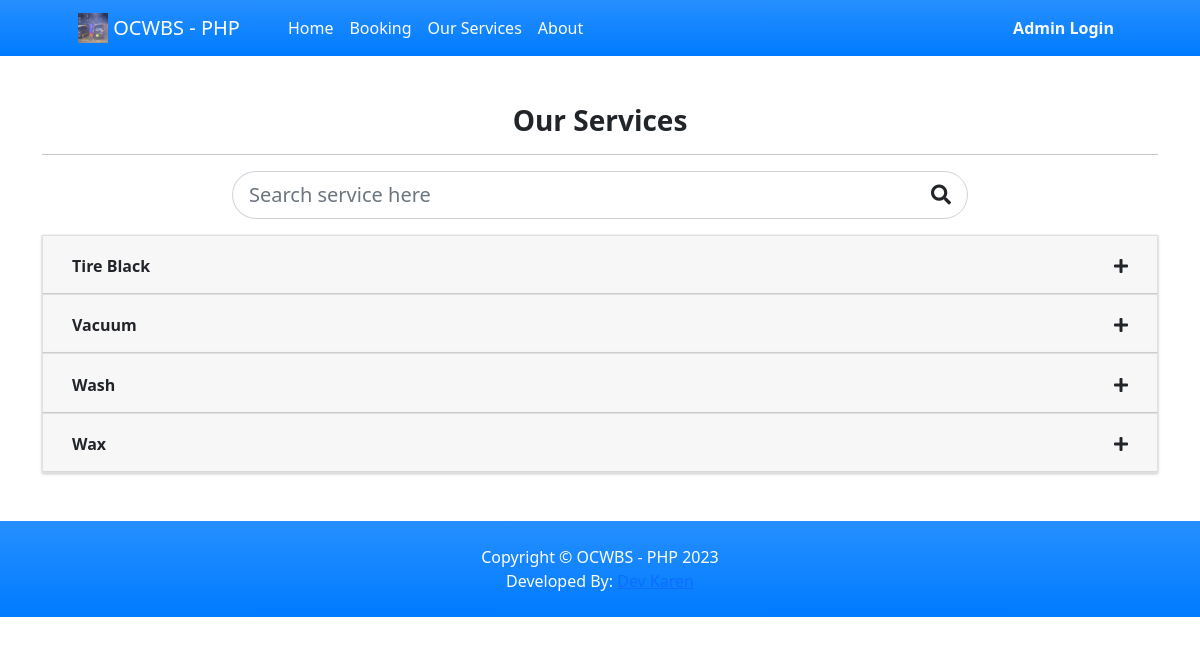
Before: /?p=services with the older database file.
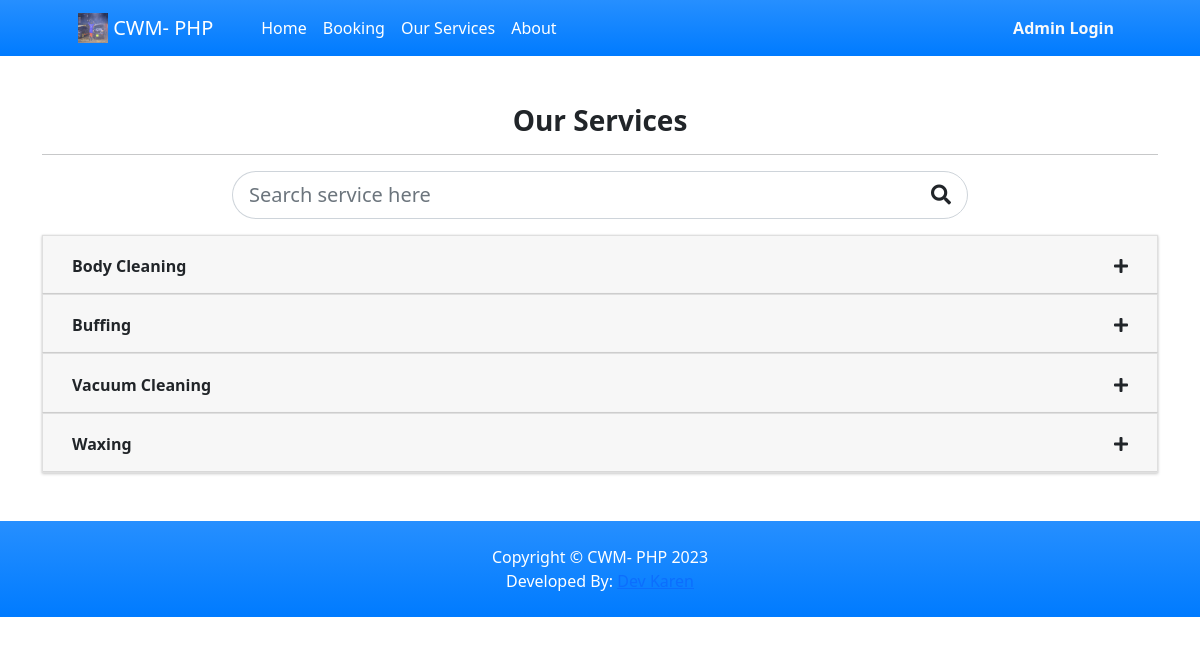
After: the same page with the newer database file.
### tables this page shows
CREATE TABLE `service_list` (
  `id` int(30) NOT NULL,
  `name` text NOT NULL,
  `description` text NOT NULL,
  `status` tinyint(4) NOT NULL DEFAULT 1,
  `delete_flag` tinyint(4) NOT NULL DEFAULT 0,
  `date_created` datetime NOT NULL DEFAULT current_timestamp(),
  `date_updated` datetime NOT NULL DEFAULT current_timestamp() ON UPDATE current_timestamp()
);

### classes/DBConnection.php (called while the page is built, shortened)
<?php
class DBConnection{
    private $host = DB_SERVER;
    private $username = DB_USERNAME;
    private $password = DB_PASSWORD;
    private $database = DB_NAME;
    public $conn;
    public function __construct(){
        if (!isset($this->conn)) {
            $this->conn = new mysqli($this->host, $this->username, $this->password, $this->database);
        }
    }
}
?>

### classes/SystemSettings.php (called while the page is built, shortened)
<?php
class SystemSettings extends DBConnection{
	function info($field=''){
		if(!empty($field)){
			if(isset($_SESSION['system_info'][$field]))
				return $_SESSION['system_info'][$field];
			else
				return false;
		}else{
			return false;
		}
	}
}
$_settings = new SystemSettings();
?>

### config.php (called while the page is built, shortened)
<?php
require_once('classes/DBConnection.php');
require_once('classes/SystemSettings.php');
function validate_image($file){
	if(!empty($file)){
        $ex = explode("?",$file);
        $file = $ex[0];
        $ts = isset($ex[1]) ? "?".$ex[1] : '';
		if(is_file(base_app.$file)){
			return base_url.$file.$ts;
		}else{
			return base_url.'dist/img/no-image-available.png';
		}
	}else{
		return base_url.'dist/img/no-image-available.png';
	}
}
?>

### services/index.php (the view, shortened to what this page needs)
<div class="section py-5">
    <div class="container">
        <h3 class="text-center"><b>Our Services</b></h3>
        <hr>
        <div class="row justify-content-center">
            <div class="col-lg-8 col-md-10 col-sm-12 col-sm-12 mb-3">
                <div class="input-group input-group-lg" id="search-field">
                    <input type="search" class="form-control form-control-lg  rounded-pill" aria-label="Search Service Field" id="search" placeholder="Search service here">
                    <div class="input-group-append">
                        <span class="input-group-text rounded-pill bg-transparent"><i class="fa fa-search"></i></span>
                    </div>
                </div>
            </div>
        </div>
        <div class="accordion" id="serviceAccordion">
            <?php
            $services = $conn->query("SELECT * FROM `service_list` where delete_flag = 0 and `status` = 1 order by `name` asc");
            while($row = $services->fetch_assoc()):
            ?>
            <div class="card mb-0 rounded-0">
                <div class="card-header" id="service<?= $row['id'] ?>">
                    <h2 class="mb-0">
                        <button class="btn btn-block text-left font-weight-bolder" type="button" data-toggle="collapse" data-target="#collapse<?= $row['id'] ?>" aria-expanded="false" aria-controls="collapse<?= $row['id'] ?>">
                        <div class="d-flex w-100 align-items-center justify-content-between">
                            <?= $row['name'] ?>
                            <i class="fa fa-plus font-size-3 collapse-icon"></i>
                        </div>
                        </button>
                    </h2>
                </div>
            </div>
            <?php endwhile; ?>
        </div>
    </div>
</div>

### inc/topBarNav.php (shortened to what this page needs)
<nav class="navbar navbar-expand-lg navbar-dark bg-gradient-primary">
            <div class="container px-4 px-lg-5 ">
                <a class="navbar-brand" href="./">
                <img src="<?php echo validate_image($_settings->info('logo')) ?>" width="30" height="30" class="d-inline-block align-top" alt="" loading="lazy">
                <?php echo $_settings->info('short_name') ?>
                </a>
                <div class="collapse navbar-collapse" id="navbarSupportedContent">
                    <ul class="navbar-nav me-auto mb-2 mb-lg-0 ms-lg-4">
                        <li class="nav-item"><a class="nav-link text-white" aria-current="page" href="./">Home</a></li>
                        <li class="nav-item"><a class="nav-link text-white" aria-current="page" href="./?p=booking">Booking</a></li>
                        <li class="nav-item"><a class="nav-link text-white" aria-current="page" href="./?p=services">Our Services</a></li>
                        <li class="nav-item"><a class="nav-link text-white" href="./?p=about">About</a></li>
                    </ul>
                    <div class="d-flex align-items-center">
                        <a class="font-weight-bolder text-light mx-2 text-decoration-none" href="./admin">Admin Login</a>
                    </div>
                </div>
            </div>
        </nav>

### inc/footer.php (shortened to what this page needs)
<footer class="py-4 bg-gradient-primary">
            <div class="container">
              <p class="m-0 text-center text-white">Copyright &copy; <?php echo $_settings->info('short_name') ?> 2023</p>
              <p class="m-0 text-center text-white">Developed By: <a href="mailto:oretnom23@gmail.com">Dev Karen</a></p>
          </div>
        </footer>

Changed rows visible on the page:
no longer on this page (row edited): service_list: name "Tire Black"
no longer on this page (row edited): service_list: name "Vacuum"
no longer on this page (row edited): service_list: name "Wash"
no longer on this page (row edited): service_list: name "Wax"
added service_list: name "Body Cleaning"
added service_list: name "Buffing"
added service_list: name "Vacuum Cleaning"
added service_list: name "Waxing"
Other visible differences:
$_settings->info('short_name'): "OCWBS - PHP" → "CWM- PHP"
